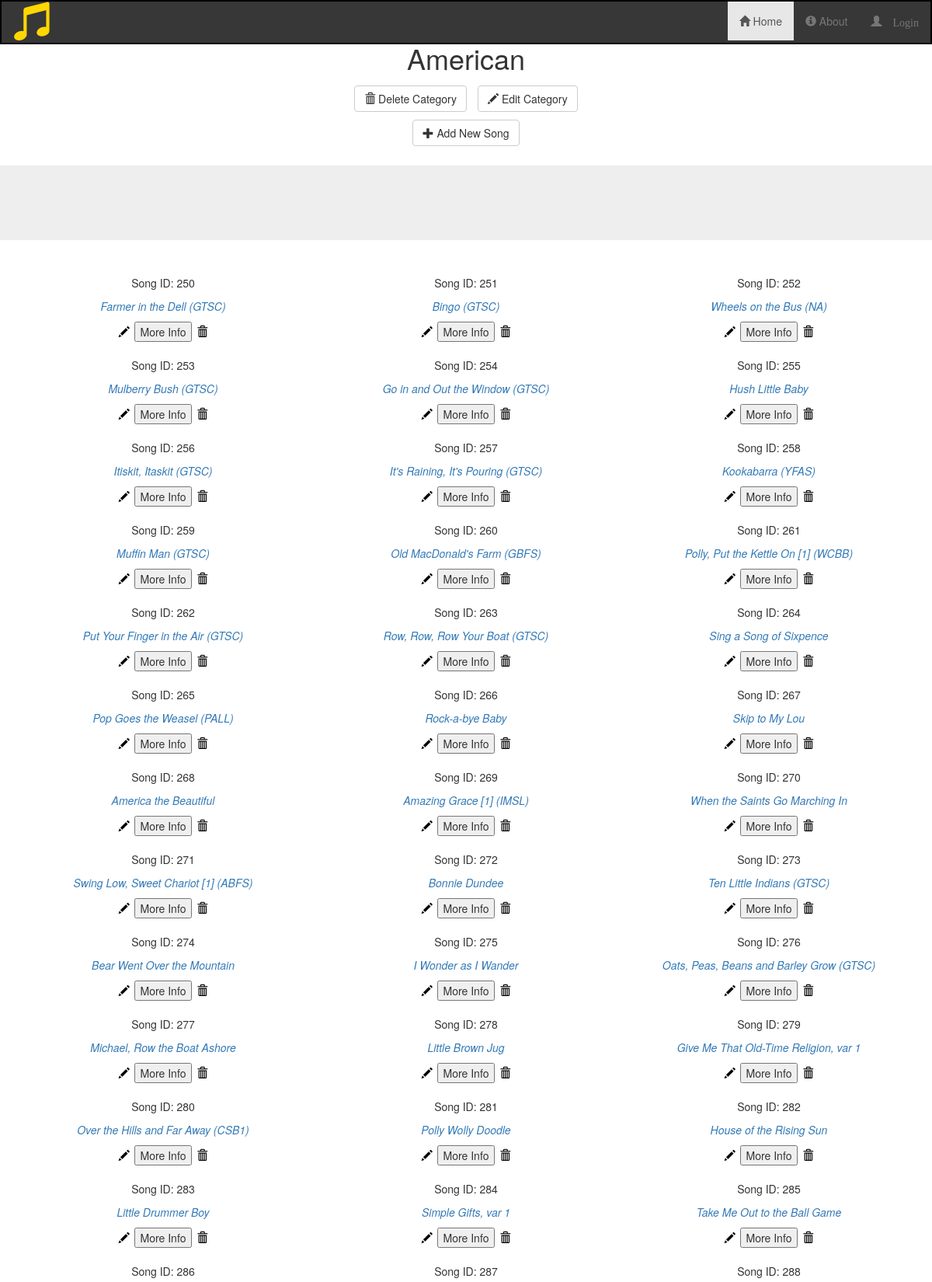
Page /categories/American/6 (upper part) on the committed database.
### songsdb_setup.py (models this page shows, shortened)
class Song(Base):
    __tablename__ = 'allsongs'
    id = Column(Integer, primary_key = True)
    name = Column(String, nullable = False)
    key = Column(String, nullable = False)
    year = Column(Integer, nullable = False)
    composer = Column(String, nullable = False)
    bpm = Column(Integer, nullable = False)
    timesig = Column(String, nullable = False)
    source = Column(String, nullable = False)
    category_id = Column(Integer, ForeignKey('category.id'))
    category = relationship(Category)
    user_id = Column(Integer, ForeignKey('user.id'))
    user = relationship(User)

### application.py (the view)
@app.route('/categories/<category>/<int:category_id>')
def showCategorySongs(category, category_id):
    songs = session.query(Song).filter(Song.category_id == category_id).all()
    return render_template('categorysongs.html', songs = songs, category = category, category_id = category_id)

### templates/categorysongs.html (shortened to what this page needs)
{% extends "main.html" %} {% block content %}
<div>
    <div>
        <h1 class='text-center'>{{ category }}</h1>
        <div class="row">
            <div class="col-lg-4 col-lg-offset-4 text-center">
                <a href="{{url_for('deleteCategory', category = category, category_id = category_id) }}">
                    <button class="btn btn-default delete" id="delete-category">
                        <span class="glyphicon glyphicon-trash"></span>  Delete Category
                    </button>
                </a>
                <a href="{{url_for('editCategory', category = category) }}">
                    <button class="btn btn-default delete" id="edit-category">
                        <span class="glyphicon glyphicon-pencil"></span>  Edit Category
                    </button>
                </a>
                <a href="{{url_for('newSong', category = category, category_id = category_id) }}">
                    <button class="btn btn-default" id="add-song">
                        <span class="glyphicon glyphicon-plus"></span>  Add New Song
                    </button>
                </a>
            </div>
        </div>
    </div>
    <br>
    <div class='flash text-center jumbotron'>
    </div>
    <div class='col-lg-12 text-center'>
        {% for i in songs %}
        <div class='col-lg-4 text-center' id="song-label">
            <span><p>Song ID: {{ i.id }}</p><span>
            <span><p><a href= "{{url_for('showSongInfo', category = category, category_id = category_id, song_id = i.id, name = i.name) }}"><i>{{i.name}}</i></a></p></span>
            <a href="{{url_for('editSong', category = category, name = i.name, song_id = i.id) }}">
                    <span class="glyphicon glyphicon-pencil" id="edit-song"></span>
            </a>
            <button id="btn{{ i.id }}" onclick="moreInfo(modal{{i.id}})">More Info</button>
            <a href="{{url_for('deleteSong', category_id = category_id, song_id = i.id) }}">
                    <span class="glyphicon glyphicon-trash" id="delete-song"></span>
            </a>
        </div>
        {% endfor %}
    </div>
</div>
{% endblock %}

### static/styles.css (style rules this page uses)
#delete-song, #edit-song { margin: 2px; color: black; }
.btn { margin: 5px; }
#song-label { margin-top: 10px; padding: 5px; }

### rows in the picture
Song: id "250", name "Farmer in the Dell (GTSC)"
Song: id "251", name "Bingo (GTSC)"
Song: id "252", name "Wheels on the Bus (NA)"
Song: id "253", name "Mulberry Bush (GTSC)"
Song: id "254", name "Go in and Out the Window (GTSC)"
Song: id "255", name "Hush Little Baby"
Song: id "256", name "Itiskit, Itaskit (GTSC)"
Song: id "257", name "It's Raining, It's Pouring (GTSC)"
Song: id "258", name "Kookabarra (YFAS)"
Song: id "259", name "Muffin Man (GTSC)"
Song: id "260", name "Old MacDonald's Farm (GBFS)"
Song: id "261", name "Polly, Put the Kettle On [1] (WCBB)"
Song: id "262", name "Put Your Finger in the Air (GTSC)"
Song: id "263", name "Row, Row, Row Your Boat (GTSC)"
Song: id "264", name "Sing a Song of Sixpence"
Song: id "265", name "Pop Goes the Weasel (PALL)"
Song: id "266", name "Rock-a-bye Baby"
Song: id "267", name "Skip to My Lou"
Song: id "268", name "America the Beautiful"
Song: id "269", name "Amazing Grace [1] (IMSL)"
Song: id "270", name "When the Saints Go Marching In"
Song: id "271", name "Swing Low, Sweet Chariot [1] (ABFS)"
Song: id "272", name "Bonnie Dundee"
Song: id "273", name "Ten Little Indians (GTSC)"
Song: id "274", name "Bear Went Over the Mountain"
Song: id "275", name "I Wonder as I Wander"
Song: id "276", name "Oats, Peas, Beans and Barley Grow (GTSC)"
Song: id "277", name "Michael, Row the Boat Ashore"
Song: id "278", name "Little Brown Jug"
Song: id "279", name "Give Me That Old-Time Religion, var 1"
Song: id "280", name "Over the Hills and Far Away (CSB1)"
Song: id "281", name "Polly Wolly Doodle"
Song: id "282", name "House of the Rising Sun"
Song: id "283", name "Little Drummer Boy"
Song: id "284", name "Simple Gifts, var 1"
Song: id "285", name "Take Me Out to the Ball Game"
Song: id "286"
Song: id "287"
Song: id "288"

### other values in the picture
{{ category }} "American"
